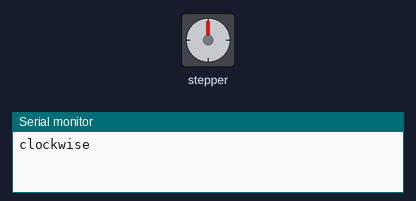
The sketch below on a simulated Arduino Uno, built with avr-gcc and run on an emulated ATmega328P. On the bench: stepper motor, the last lines printed to the serial monitor. Stepper angles assume 2048 steps per turn.

Above: at 0.15 s.
At 7.97 s:
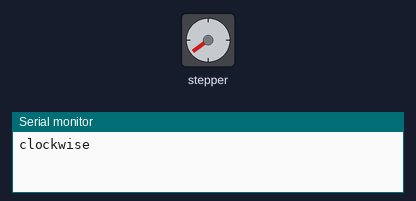
At 15.72 s:
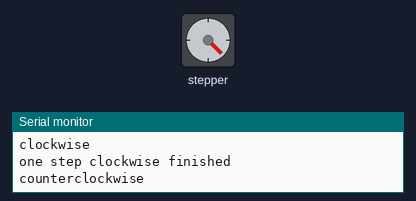
At 31.2 s:
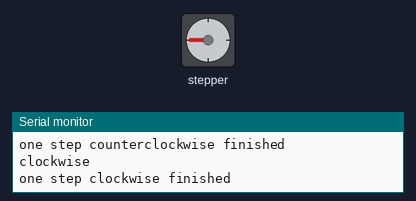
Timing chart, 0 to 40.0 s (numbered marks = the images above):
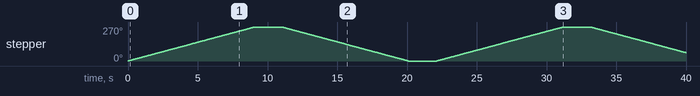

The sketch:

stepper_motor_test.ino.ino
```cpp
#include <Stepper.h>

const int stepsPerRevolution = 2048;  // change this to fit the number of steps per revolution
// for your motor

// initialize the stepper library on pins 8 through 11:
Stepper myStepper(stepsPerRevolution, 8, 9, 10, 11);

void setup() {
  // set the speed at 60 rpm:
  myStepper.setSpeed(5);
  // initialize the serial port:
  Serial.begin(9600);
}

void loop() {
  // step one revolution  in one direction:
  Serial.println("clockwise");
  myStepper.step(stepsPerRevolution*3/4);
  Serial.println("one step clockwise finished");

  delay(2000);

  // step one revolution in the other direction:
  Serial.println("counterclockwise");
  myStepper.step(-stepsPerRevolution*3/4);
  Serial.println("one step counterclockwise finished");
  delay(2000);
}
```

project_x.c
```cpp
// Code for the machine

#ifndef _SYSTEM
#define intel.h
#endif

void main(){
  // todo
}
```

Measured:
- by itself, stepper: turns 270° clockwise in 9.0 s, then 270° counter-clockwise in 9.0 s, then 270° clockwise in 9.0 s, then 204° counter-clockwise in 6.8 s
